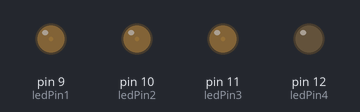
This sketch was run on a simulated Arduino Uno, built with avr-gcc and run on an emulated ATmega328P. Shown: output pins drawn as LEDs (lit = HIGH).

Above: at 0.05 s.
At 1.15 s:
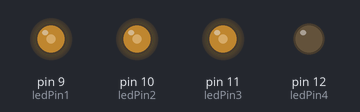
At 2.25 s:
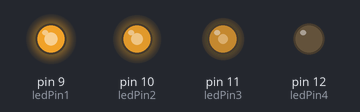
At 3.35 s:
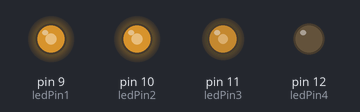
At 4.45 s:
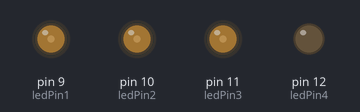
Timing chart, 0 to 6.5 s (numbered marks = the images above):
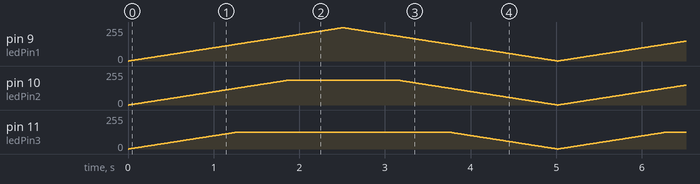

The sketch:

funcionalidadExtra.ino
```cpp
// Declarcion de los puertos de los leds
const int ledPin1 = 9;
const int ledPin2 = 10;
const int ledPin3 = 11;
const int ledPin4 = 12;

void setup() {
  pinMode(ledPin1, OUTPUT);
  pinMode(ledPin2, OUTPUT);
  pinMode(ledPin3, OUTPUT);
  pinMode(ledPin4, OUTPUT);
}
void loop() {
  for (int i = 0; i < 250; i++) // Bucle para que los leds se enciendan prograsivamente de forma escalonada
  {
    analogWrite(ledPin1, i);
    if (i < 188)
    {
      analogWrite(ledPin2, i);
    }
    if (i < 125)
    {
      analogWrite(ledPin3, i);
    }
    if (i < 63)
    {
      analogWrite(ledPin4, i);
    }
    delay(10);
  }

  for (int i = 250; i > 0; i--) // Bucle para que los leds se apagen progresivamente forma escalonada
  {
    analogWrite(ledPin1, i);
    if(i < 188)
    {
      analogWrite(ledPin2, i);
    }
    if(i < 125)
    {
      analogWrite(ledPin3, i);
    }
    if(i < 63)
    {
      analogWrite(ledPin4, i);
    }
    delay(10);
  }
}
```
